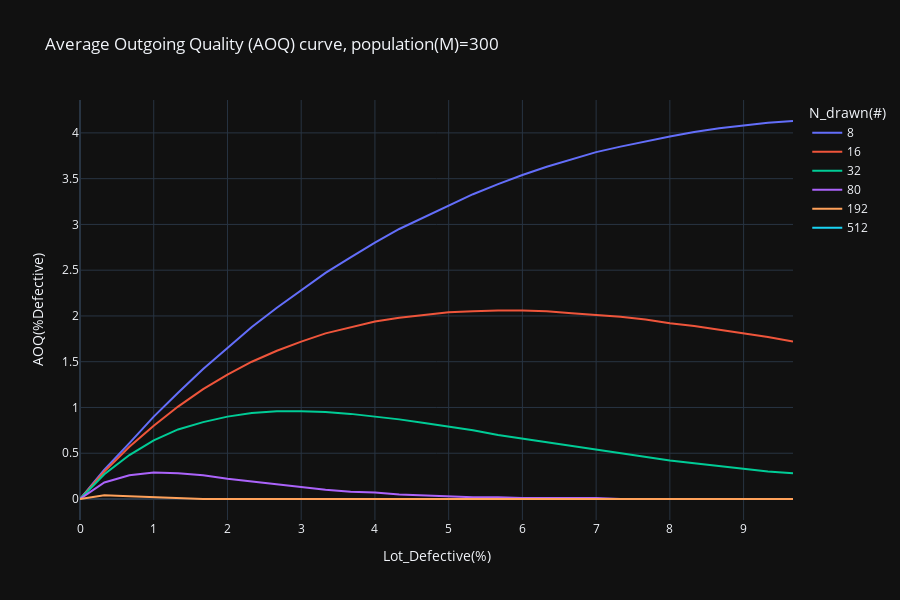

The notebook cell this image was saved under:
### Markdown cell above
AOQ curve

### Code cell
fig2 = px.line(df, x='Lot_Defective', y='AOQ', color='N_drawn',height=600
                ,title=f"Average Outgoing Quality (AOQ) curve, population(M)={M}"
                ,labels={
                    'Lot_Defective':'Lot_Defective(%)',
                    'AOQ':'AOQ(%Defective)',
                    'N_drawn':'N_drawn(#)'})
fig2.show()
fig.write_html(f"AOQcurve_population{M}.html")

### Figure 1 — Plotly figure (JSON) as saved in the notebook; plotly's stock layout.template omitted (floating-point values rounded to 4 significant figures)
{"data": [{"hovertemplate": "N_drawn(#)=8<br>Lot_Defective(%)=%{x}<br>AOQ(%Defective)=%{y}<extra></extra>", "legendgroup": "8", "line": {"color": "#636efa", "dash": "solid"}, "marker": {"symbol": "circle"}, "mode": "lines", "name": "8", "orientation": "v", "showlegend": true, "type": "scatter", "x": [0, 0.33, 0.67, 1, 1.33, 1.67, 2, 2.33, 2.67, 3, 3.33, 3.67, 4, 4.33, 4.67, 5, 5.33, 5.67, 6, 6.33, 6.67, 7.0, 7.33, 7.67, 8, 8.33, 8.67, 9, 9.33, 9.67], "xaxis": "x", "y": [0, 0.32, 0.61, 0.9, 1.16, 1.42, 1.65, 1.88, 2.09, 2.28, 2.47, 2.64, 2.8, 2.95, 3.08, 3.21, 3.33, 3.44, 3.54, 3.63, 3.71, 3.79, 3.85, 3.91, 3.96, 4.01, 4.05, 4.08, 4.11, 4.13], "yaxis": "y"}, {"hovertemplate": "N_drawn(#)=16<br>Lot_Defective(%)=%{x}<br>AOQ(%Defective)=%{y}<extra></extra>", "legendgroup": "16", "line": {"color": "#EF553B", "dash": "solid"}, "marker": {"symbol": "circle"}, "mode": "lines", "name": "16", "orientation": "v", "showlegend": true, "type": "scatter", "x": [0, 0.33, 0.67, 1, 1.33, 1.67, 2, 2.33, 2.67, 3, 3.33, 3.67, 4, 4.33, 4.67, 5, 5.33, 5.67, 6, 6.33, 6.67, 7.0, 7.33, 7.67, 8, 8.33, 8.67, 9, 9.33, 9.67], "xaxis": "x", "y": [0, 0.3, 0.57, 0.8, 1.01, 1.2, 1.36, 1.5, 1.62, 1.72, 1.81, 1.88, 1.94, 1.98, 2.01, 2.04, 2.05, 2.06, 2.06, 2.05, 2.03, 2.01, 1.99, 1.96, 1.92, 1.89, 1.85, 1.81, 1.77, 1.72], "yaxis": "y"}, {"hovertemplate": "N_drawn(#)=32<br>Lot_Defective(%)=%{x}<br>AOQ(%Defective)=%{y}<extra></extra>", "legendgroup": "32", "line": {"color": "#00cc96", "dash": "solid"}, "marker": {"symbol": "circle"}, "mode": "lines", "name": "32", "orientation": "v", "showlegend": true, "type": "scatter", "x": [0, 0.33, 0.67, 1, 1.33, 1.67, 2, 2.33, 2.67, 3, 3.33, 3.67, 4, 4.33, 4.67, 5, 5.33, 5.67, 6, 6.33, 6.67, 7.0, 7.33, 7.67, 8, 8.33, 8.67, 9, 9.33, 9.67], "xaxis": "x", "y": [0, 0.27, 0.48, 0.64, 0.76, 0.84, 0.9, 0.94, 0.96, 0.96, 0.95, 0.93, 0.9, 0.87, 0.83, 0.79, 0.75, 0.7, 0.66, 0.62, 0.58, 0.54, 0.5, 0.46, 0.42, 0.39, 0.36, 0.33, 0.3, 0.28], "yaxis": "y"}, {"hovertemplate": "N_drawn(#)=80<br>Lot_Defective(%)=%{x}<br>AOQ(%Defective)=%{y}<extra></extra>", "legendgroup": "80", "line": {"color": "#ab63fa", "dash": "solid"}, "marker": {"symbol": "circle"}, "mode": "lines", "name": "80", "orientation": "v", "showlegend": true, "type": "scatter", "x": [0, 0.33, 0.67, 1, 1.33, 1.67, 2, 2.33, 2.67, 3, 3.33, 3.67, 4, 4.33, 4.67, 5, 5.33, 5.67, 6, 6.33, 6.67, 7.0, 7.33, 7.67, 8, 8.33, 8.67, 9, 9.33, 9.67], "xaxis": "x", "y": [0, 0.18, 0.26, 0.29, 0.28, 0.26, 0.22, 0.19, 0.16, 0.13, 0.1, 0.08, 0.07, 0.05, 0.04, 0.03, 0.02, 0.02, 0.01, 0.01, 0.01, 0.01, 0, 0, 0, 0, 0, 0, 0, 0], "yaxis": "y"}, {"hovertemplate": "N_drawn(#)=192<br>Lot_Defective(%)=%{x}<br>AOQ(%Defective)=%{y}<extra></extra>", "legendgroup": "192", "line": {"color": "#FFA15A", "dash": "solid"}, "marker": {"symbol": "circle"}, "mode": "lines", "name": "192", "orientation": "v", "showlegend": true, "type": "scatter", "x": [0, 0.33, 0.67, 1, 1.33, 1.67, 2, 2.33, 2.67, 3, 3.33, 3.67, 4, 4.33, 4.67, 5, 5.33, 5.67, 6, 6.33, 6.67, 7.0, 7.33, 7.67, 8, 8.33, 8.67, 9, 9.33, 9.67], "xaxis": "x", "y": [0, 0.04, 0.03, 0.02, 0.01, 0, 0, 0, 0, 0, 0, 0, 0, 0, 0, 0, 0, 0, 0, 0, 0, 0, 0, 0, 0, 0, 0, 0, 0, 0], "yaxis": "y"}, {"hovertemplate": "N_drawn(#)=512<br>Lot_Defective(%)=%{x}<br>AOQ(%Defective)=%{y}<extra></extra>", "legendgroup": "512", "line": {"color": "#19d3f3", "dash": "solid"}, "marker": {"symbol": "circle"}, "mode": "lines", "name": "512", "orientation": "v", "showlegend": true, "type": "scatter", "x": [0, 0.33, 0.67, 1, 1.33, 1.67, 2, 2.33, 2.67, 3, 3.33, 3.67, 4, 4.33, 4.67, 5, 5.33, 5.67, 6, 6.33, 6.67, 7.0, 7.33, 7.67, 8, 8.33, 8.67, 9, 9.33, 9.67], "xaxis": "x", "y": [null, null, null, null, null, null, null, null, null, null, null, null, null, null, null, null, null, null, null, null, null, null, null, null, null, null, null, null, null, null], "yaxis": "y"}], "layout": {"height": 600, "legend": {"title": {"text": "N_drawn(#)"}, "tracegroupgap": 0}, "title": {"text": "Average Outgoing Quality (AOQ) curve, population(M)=300"}, "xaxis": {"anchor": "y", "domain": [0, 1], "title": {"text": "Lot_Defective(%)"}}, "yaxis": {"anchor": "x", "domain": [0, 1], "title": {"text": "AOQ(%Defective)"}}}}
